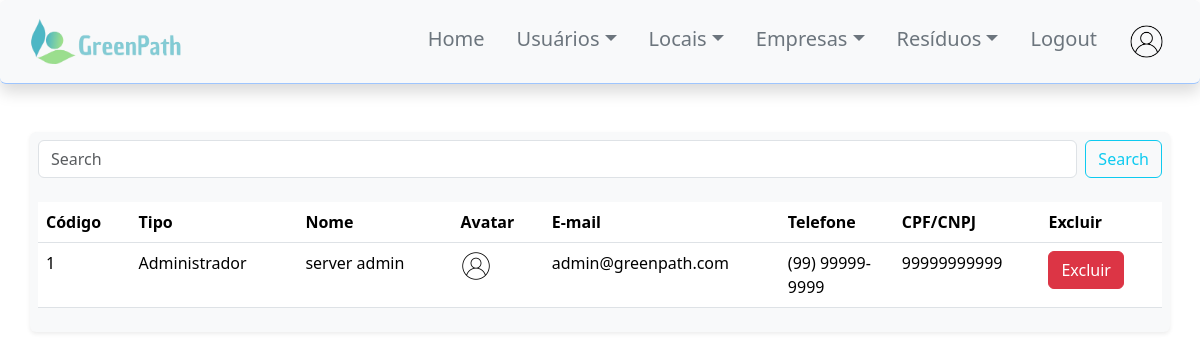
Screenshot of /src/page/listarContas.php with the database file from the repository.
### tables this page shows
CREATE TABLE Usuario (
    id_usu INT PRIMARY KEY AUTO_INCREMENT NOT NULL,
    nome VARCHAR(100) NOT NULL,
    email VARCHAR(100) UNIQUE NOT NULL,
    senha VARCHAR(100) NOT NULL,
    avatar MEDIUMBLOB DEFAULT NULL,
    cpf_cnpj VARCHAR(14) UNIQUE NOT NULL,
    telefone VARCHAR(15) NOT NULL,
    fk_TipoUsuario_id INT NOT NULL,
    UNIQUE (email, cpf_cnpj),
    CONSTRAINT check_cnpj_cpf_digits CHECK(cpf_cnpj REGEXP '^[0-9]{9,14}$')
);

CREATE TABLE TipoUsuario (
    id_tipo_usu INT PRIMARY KEY AUTO_INCREMENT NOT NULL,
    nome_tipo VARCHAR(50) UNIQUE NOT NULL,
    nivel INT NOT NULL UNIQUE,
    CONSTRAINT check_level_range CHECK(nivel >= 1 AND nivel <=3)
);

### src/page/listarContas.php (the view, shortened to what this page needs)
<!doctype html>
<html lang="en">
    <head>
        <link rel="stylesheet" href="../style/styleIndex.css">
        <link href="https://cdn.jsdelivr.net/npm/bootstrap@5.3.3/dist/css/bootstrap.min.css" rel="stylesheet">
</head>
    <body>
    <?php require '../database/connectDB.php'; ?>
    <nav class="navbar navbar-expand-lg bg-body-tertiary shadow p-2 mb-5 rounded border-bottom border-primary-subtle">
          <div class="container-fluid">
            <a class="navbar-brand" href="#">
              <img src="../../resources/logoNome-removebg-preview.png" alt="GreenPath" width="171" height="50">
            </a>
            <div class="collapse navbar-collapse" id="navbarNav">
              <ul class="navbar-nav ms-auto">
              <li class="nav-item">
                  <a class="nav-link text-secondary fs-5 p-3" href="#" onclick="window.location.href='homeAdm.php'">Home</a>
                </li>
                <li class="nav-item dropdown">
                  <a class="nav-link dropdown-toggle text-secondary fs-5 p-3" href="#" role="button" data-bs-toggle="dropdown" aria-expanded="false">Usuários</a>
                </li>
                <li class="nav-item dropdown">
                  <a class="nav-link dropdown-toggle text-secondary fs-5 p-3" href="#" role="button" data-bs-toggle="dropdown" aria-expanded="false">Locais</a>
                </li>
                <li class="nav-item dropdown">
                  <a class="nav-link dropdown-toggle text-secondary fs-5 p-3" href="#" role="button" data-bs-toggle="dropdown" aria-expanded="false">Empresas</a>
                </li>
                <li class="nav-item dropdown">
                  <a class="nav-link dropdown-toggle text-secondary fs-5 p-3" href="#" role="button" data-bs-toggle="dropdown" aria-expanded="false">Resíduos</a>
                </li>
                <li class="nav-item">
                  <a class="nav-link text-secondary fs-5 p-3" href="#" onclick="window.location.href='logout.php'">Logout</a>
                </li>
                <li class="nav-item">
                <a class="nav-link p-3" href="#" onclick="window.location.href='editarConta.php'">
                  <img src="../../resources/perfilIcon.png" alt="GreenPath" style="max-width: 35px;"></a>
                </li>
              </ul>
            </div>
          </div>
        </nav>
    <?php
      $conn = new mysqli($servername, $username, $password, $database);
      ?>
<?php
            $sql = "SELECT id_usu, TU.nome_tipo, nome, email, telefone, cpf_cnpj, senha, avatar
            FROM Usuario AS U INNER JOIN TipoUsuario AS TU ON (U.fk_TipoUsuario_id = TU.id_tipo_usu)
            ORDER BY nome";
            echo "<div class='container text-bg-light rounded shadow-sm p-2 mb-5'>";
            echo "<form class='d-flex' role='search'>
              <input class='form-control me-2' type='search' placeholder='Search' aria-label='Search'>
              <button class='btn btn-outline-info' type='submit'>Search</button>
            </form><br>";
            if ($result = mysqli_query($conn, $sql)) {
                echo "<table class='table'>";
                echo "	<tr>";
                echo "	  <th width='5%'>Código</th>";
                echo "	  <th width='10%'>Tipo</th>";
                echo "	  <th width='10%'>Nome</th>";
                echo "	  <th width='5%'>Avatar</th>";
                echo "	  <th width='10%'>E-mail</th>";
                echo "	  <th width='7%'>Telefone</th>";
                echo "	  <th width='7%'>CPF/CNPJ</th>";
                echo "	  <th width='7%'>Excluir</th>";
                echo "	</tr>";
                if (mysqli_num_rows($result) > 0) {
                    while ($row = mysqli_fetch_assoc($result)) {
                        $cod = $row["id_usu"];
                        echo "<tr>";
                        echo "<td>";
                        echo $cod;
                        echo "</td><td>";
                        echo $row["nome_tipo"];
                        echo "</td><td>";
                        echo $row["nome"];
                        if ($row['avatar']) {?>
                            <td>
                                <img id="imagemSelecionada" class="rounded-circle" />
                            </td><td>
                            <?php
                        } else {
                            ?>
                            <td>
                                <img id="imagemSelecionada" class="rounded-circle" src="../../resources/perfilIconListar.png" />
                            </td><td>
                            <?php
                        }
                        echo $row["email"];
                        echo "</td><td>";
                        echo $row["telefone"];
                        echo "</td><td>";
                        echo $row["cpf_cnpj"];
                        echo "</td><td>";
        ?>
                        <a class="btn btn-danger" href='excluirConta.php?id=<?php echo $cod; ?>'>Excluir</a>
                        </td>
                        </tr>
        <?php
                    }
                }
                    echo "</table>";
                    echo "</div>";
            } else {
                echo "Erro executando SELECT: " . mysqli_error($conn);
            }
        ?>
</body>
</html>

### src/style/styleIndex.css (style rules this page uses)
.form-control { position: relative; z-index: 1; }

### rows the page displays
usuario: id_usu "1", fk_TipoUsuario.nome_tipo "Administrador", nome "server admin", email "admin@greenpath.com", telefone "(99) 99999-9999", cpf_cnpj "99999999999"
